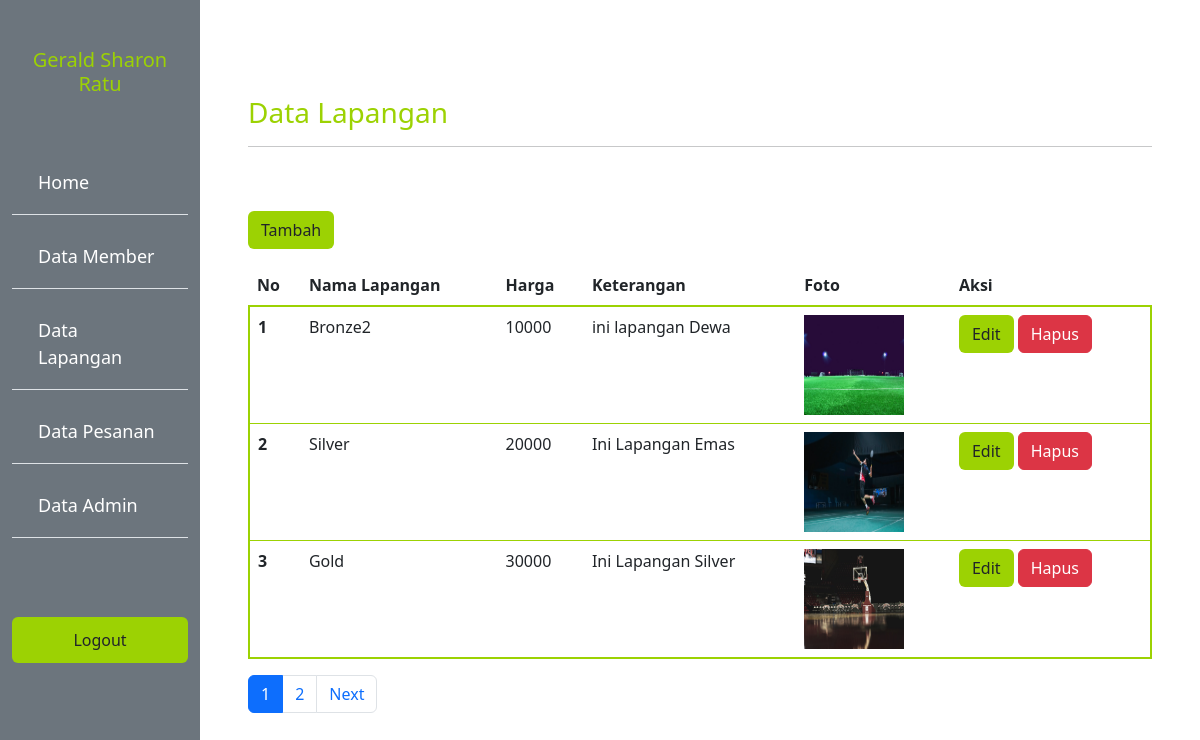
Screenshot of /sportfutsal/admin/lapangan.php (signed in) with the database file from the repository.
### tables this page shows
CREATE TABLE `lapangan` (
  `id_lapangan` int(11) NOT NULL,
  `nama` varchar(35) NOT NULL,
  `keterangan` text NOT NULL,
  `harga` int(11) NOT NULL,
  `foto` text NOT NULL
);

### sportfutsal/functions.php (called while the page is built, shortened)
<?php
$conn = mysqli_connect("localhost", "root", "", "putsalan");
function query($query)
{
  global $conn;
  $result = mysqli_query($conn, $query);
  $rows = [];
  while ($row = mysqli_fetch_assoc($result)) {
    $rows[] = $row;
  }
  return $rows;
}

### sportfutsal/admin/lapangan.php (the view, shortened to what this page needs)
<?php
require "../functions.php";
$jmlHalamanPerData = 3;
$jumlahData = count(query("SELECT * FROM lapangan"));
$jmlHalaman = ceil($jumlahData / $jmlHalamanPerData);
if (isset($_GET["halaman"])) {
  $halamanAktif = $_GET["halaman"];
} else {
  $halamanAktif = 1;
}
$awalData = ($jmlHalamanPerData * $halamanAktif) - $jmlHalamanPerData;
$lapangan = query("SELECT * FROM lapangan LIMIT $awalData, $jmlHalamanPerData");
?>
<!DOCTYPE html>
<html lang="en">
<head>
  <link rel="stylesheet" href="../style.css">
  <link href="https://cdn.jsdelivr.net/npm/bootstrap@5.3.0-alpha1/dist/css/bootstrap.min.css" rel="stylesheet">
</head>
<body>
  <div class="container-fluid">
    <div class="row min-vh-100">
      <div class="sidebar col-2 bg-secondary">
        <h5 class="mt-5 judul text-center">
          <h5 class="mt-5 judul text-center"><?= $_SESSION["username"]; ?></h5>
        </h5>
        <ul class="list-group list-group-flush">
          <li class="list-group-item bg-transparent"><a href="home.php">Home</a></li>
          <li class="list-group-item bg-transparent"><a href="member.php">Data Member</a></li>
          <li class="list-group-item bg-transparent"><a href="lapangan.php">Data Lapangan</a></li>
          <li class="list-group-item bg-transparent"><a href="pesan.php">Data Pesanan</a></li>
          <li class="list-group-item bg-transparent"><a href="admin.php">Data Admin</a></li>
          <li class="list-group-item bg-transparent"></li>
        </ul>
        <a href="../logout.php" class="mt-5 btn btn-inti text-dark">Logout</a>
      </div>
      <div class="col-10 p-5 mt-5">
        <h3 class="judul">Data Lapangan</h3>
        <hr>
        <button class="btn btn-inti mt-5" data-bs-toggle="modal" data-bs-target="#tambahModal1">Tambah</button>
        <table class="table table-hover mt-3">
          <thead class="table-inti">
            <tr>
              <th scope="col">No</th>
              <th scope="col">Nama Lapangan</th>
              <th scope="col">Harga</th>
              <th scope="col">Keterangan</th>
              <th scope="col">Foto</th>
              <th scope="col">Aksi</th>
            </tr>
          </thead>
          <tbody class="text">
            <?php $i = 1; ?>
            <?php foreach ($lapangan as $row) : ?>
              <tr>
                <th scope="row"><?= $i++; ?></th>
                <td><?= $row["nama"]; ?></td>
                <td><?= $row["harga"]; ?></td>
                <td><?= $row["keterangan"]; ?></td>
                <td><img src="../img/<?= $row["foto"]; ?>" width="100" height="100"></td>
                <td>
                  <button class="btn btn-inti" data-bs-toggle="modal" data-bs-target="#editModal<?= $row["id_lapangan"]; ?>">Edit</button>
                  <a href="./controller/hapusLpg.php?id=<?= $row["id_lapangan"]; ?>" class="btn btn-danger">Hapus</a>
                </td>
              </tr>
            <?php endforeach; ?>
          </tbody>
        </table>
        <ul class="pagination">
          <?php for ($i = 1; $i <= $jmlHalaman; $i++) : ?>
            <?php if ($i == $halamanAktif) : ?>
              <li class="page-item active"><a class="page-link" href="?halaman=<?= $i; ?>"><?= $i; ?></a></li>
            <?php else : ?>
              <li class="page-item "><a class="page-link" href="?halaman=<?= $i; ?>"><?= $i; ?></a></li>
            <?php endif; ?>
          <?php endfor; ?>
          <?php if ($halamanAktif < $jmlHalaman) : ?>
            <li class="page-item">
              <a href="?halaman=<?= $halamanAktif + 1; ?>" class="page-link">Next</a>
            </li>
          <?php endif; ?>
        </ul>
      </div>
</body>
</html>

### sportfutsal/style.css (style rules this page uses)
:root { --primary: #9cd203; --hover: #79a300; --bg: #eeeeee; }
.table-inti { background-color: var(--primary); }
.judul { color: var(--primary); }
.text { border: 2px solid var(--primary); border-radius: 8px; background-color: var(--bg); }
.btn-inti { background-color: var(--primary) !important; }
.sidebar ul { list-style: none; margin-top: 50px; }
.sidebar li { color: white; text-decoration: none; font-size: 18px; margin: 5px 0; }
.sidebar a { display: block; color: white; padding: 10px; text-decoration: none; }

### rows the page displays
lapangan: nama "Bronze2", harga "10000", keterangan "ini lapangan Dewa", foto (picture)
lapangan: nama "Silver", harga "20000", keterangan "Ini Lapangan Emas", foto (picture)
lapangan: nama "Gold", harga "30000", keterangan "Ini Lapangan Silver", foto (picture)

### other values shown
$_SESSION["username"] "Gerald Sharon Ratu"
